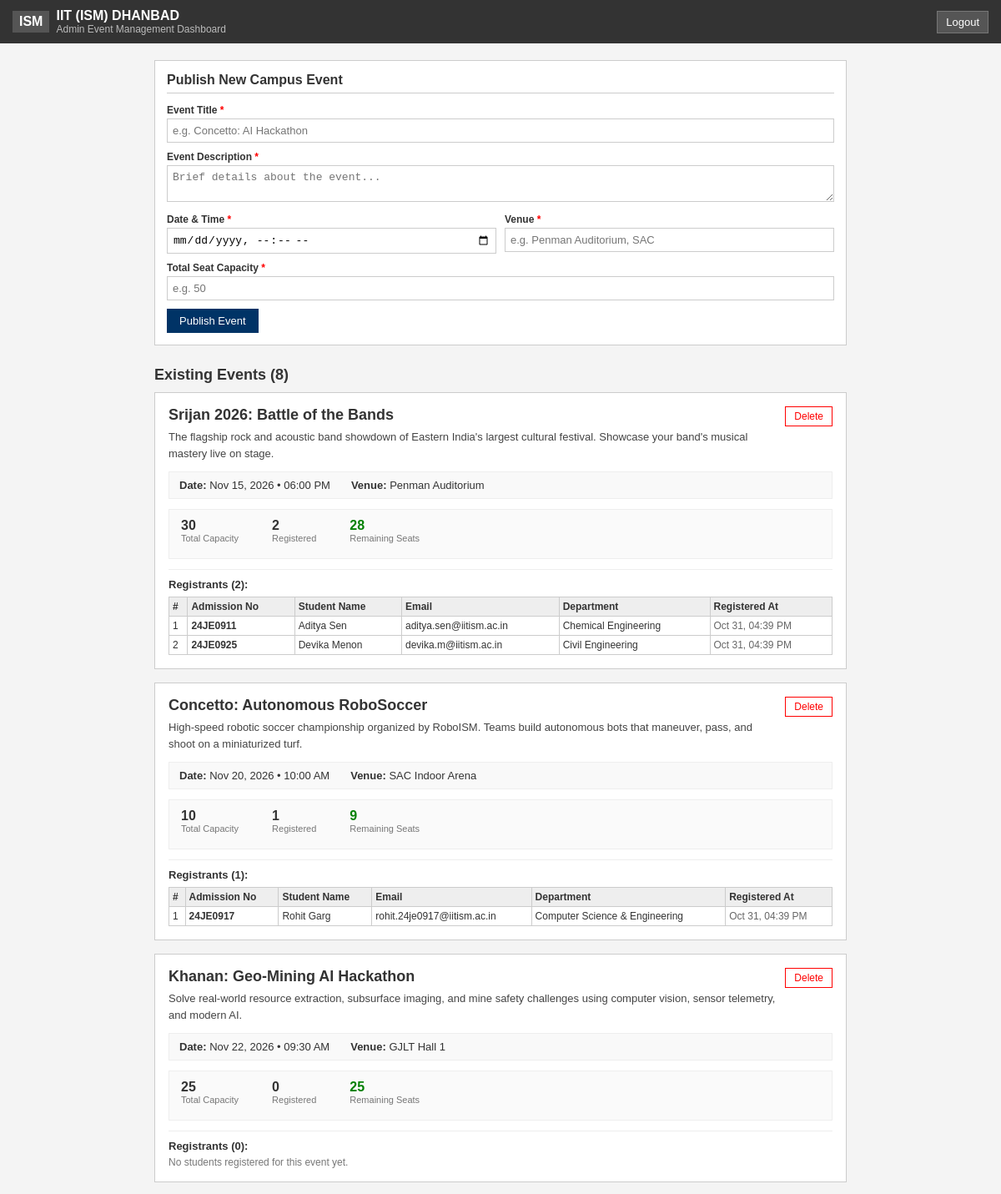
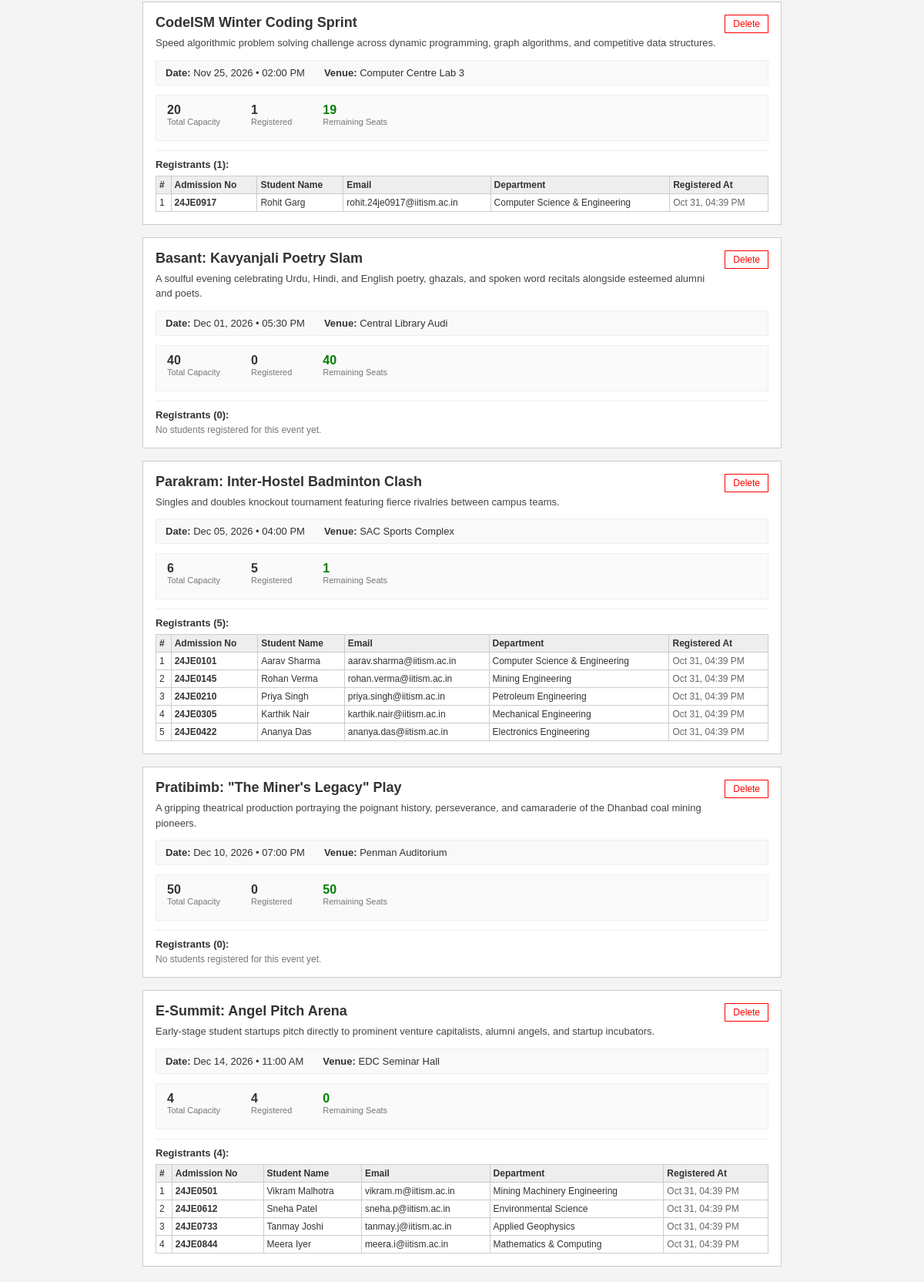
/admin.php (signed in), run on the app's committed database (2 pictures, top to bottom).
### tables this page shows
CREATE TABLE `events` (
  `id` INT AUTO_INCREMENT PRIMARY KEY,
  `title` VARCHAR(255) NOT NULL,
  `category` VARCHAR(50) NOT NULL,
  `description` TEXT NOT NULL,
  `date_time` DATETIME NOT NULL,
  `venue` VARCHAR(255) NOT NULL,
  `capacity` INT NOT NULL,
  `created_at` TIMESTAMP DEFAULT CURRENT_TIMESTAMP
);

CREATE TABLE `registrations` (
  `id` INT AUTO_INCREMENT PRIMARY KEY,
  `event_id` INT NOT NULL,
  `student_name` VARCHAR(150) NOT NULL,
  `admission_no` VARCHAR(50) NOT NULL,
  `email` VARCHAR(150) NOT NULL,
  `phone` VARCHAR(20) NOT NULL,
  `department` VARCHAR(100) NOT NULL,
  `registered_at` TIMESTAMP DEFAULT CURRENT_TIMESTAMP,
   
  CONSTRAINT `fk_registrations_event` FOREIGN KEY (`event_id`) REFERENCES `events` (`id`) ON DELETE CASCADE,
   
  CONSTRAINT `unique_event_admission` UNIQUE (`event_id`, `admission_no`),
  CONSTRAINT `unique_event_email` UNIQUE (`event_id`, `email`)
);

### admin.php (the view, shortened to what this page needs)
<?php
require_once "config/db.php";
$events = [];
try {
    $stmt = $pdo->query("
        SELECT
            e.id, e.title, e.description, e.date_time, e.venue, e.capacity,
            COUNT(r.id) AS registered_count,
            (e.capacity - COUNT(r.id)) AS remaining_seats
        FROM events e
        LEFT JOIN registrations r ON e.id = r.event_id
        GROUP BY e.id
        ORDER BY e.date_time ASC
    ");
    $events = $stmt->fetchAll();
} catch (Exception $e) {
    $events = [];
}
$registrantsByEvent = [];
try {
    $stmtReg = $pdo->query("
        SELECT event_id, student_name, admission_no, email, phone, department, registered_at
        FROM registrations
        ORDER BY registered_at ASC
    ");
    $allRegs = $stmtReg->fetchAll();
    foreach ($allRegs as $row) {
        $registrantsByEvent[$row["event_id"]][] = $row;
    }
} catch (Exception $e) {
    $registrantsByEvent = [];
}
?>
<!DOCTYPE html>
<html lang="en">
<head>
  <link rel="stylesheet" href="assets/css/style.css">
</head>
<body>
  <header class="top-bar">
    <div class="top-bar-container">
      <div class="brand-section">
        <div class="crest-badge">ISM</div>
        <div class="brand-title">
          <h1>IIT (ISM) DHANBAD</h1>
          <p>Admin Event Management Dashboard</p>
        </div>
      </div>
      <nav class="nav-actions">
        <a href="logout.php" class="btn-nav" style="text-decoration: none;">
          Logout
        </a>
      </nav>
    </div>
  </header>
  <main class="page-container" style="max-width: 860px; margin-top: 20px;">
    <div class="controls-card" style="margin-bottom: 25px;">
      <h2 style="margin-top: 0; font-size: 16px; border-bottom: 1px solid #ccc; padding-bottom: 6px;">
        Publish New Campus Event
      </h2>
      <form action="admin.php" method="post">
        <div class="form-group">
          <label for="title">Event Title <span class="req">*</span></label>
          <input type="text" class="form-control" id="title" name="title" placeholder="e.g. Concetto: AI Hackathon" required>
        </div>
        <div class="form-group">
          <label for="description">Event Description <span class="req">*</span></label>
          <textarea class="form-control" id="description" name="description" rows="2" placeholder="Brief details about the event..." required></textarea>
        </div>
        <div class="form-row-2">
          <div class="form-group">
            <label for="date_time">Date &amp; Time <span class="req">*</span></label>
            <input type="datetime-local" class="form-control" id="date_time" name="date_time" required>
          </div>
          <div class="form-group">
            <label for="venue">Venue <span class="req">*</span></label>
            <input type="text" class="form-control" id="venue" name="venue" placeholder="e.g. Penman Auditorium, SAC" required>
          </div>
        </div>
        <div class="form-group">
          <label for="capacity">Total Seat Capacity <span class="req">*</span></label>
          <input type="number" class="form-control" id="capacity" name="capacity" min="1" max="1000" placeholder="e.g. 50" required>
        </div>
        <div style="margin-top: 10px;">
          <button type="submit" class="btn-primary" style="padding: 6px 14px;">
            Publish Event
          </button>
        </div>
      </form>
    </div>
    <div class="events-section-header">
      <h2>Existing Events (<?php echo count($events); ?>)</h2>
    </div>
    <div class="events-grid">
      <?php if (empty($events)): ?>
        <p style="color: #666;">No campus events published yet.</p>
      <?php else: ?>
        <?php foreach ($events as $ev):
          $dt = new DateTime($ev["date_time"]);
          $evRegistrants = $registrantsByEvent[$ev["id"]] ?? [];
        ?>
        <div class="event-card" id="admin-event-<?php echo $ev["id"]; ?>">
          <div style="display: flex; justify-content: space-between; align-items: flex-start; gap: 10px;">
            <div>
              <h3 class="event-title"><?php echo htmlspecialchars($ev["title"]); ?></h3>
              <p class="event-desc"><?php echo htmlspecialchars($ev["description"]); ?></p>
            </div>
            <div>
              <a href="admin.php?delete=<?php echo $ev["id"]; ?>"
                 onclick="return confirm('Are you sure you want to delete this event? All its registrations will be deleted too.');"
                 class="btn-cancel-reg"
                 style="text-decoration: none; display: inline-block; padding: 4px 10px; font-size: 12px; white-space: nowrap;">
                Delete
              </a>
            </div>
          </div>
          <div class="event-meta-list">
            <div class="meta-item">
              <span><strong>Date:</strong> <?php echo $dt->format("M d, Y • h:i A"); ?></span>
            </div>
            <div class="meta-item">
              <span><strong>Venue:</strong> <?php echo htmlspecialchars($ev["venue"]); ?></span>
            </div>
          </div>
          <div class="seat-capacity-block">
            <div class="seat-stats-row">
              <div class="stat-seat-col">
                <div class="val"><?php echo intval($ev["capacity"]); ?></div>
                <div class="lbl">Total Capacity</div>
              </div>
              <div class="stat-seat-col">
                <div class="val"><?php echo intval($ev["registered_count"]); ?></div>
                <div class="lbl">Registered</div>
              </div>
              <div class="stat-seat-col highlight-remaining">
                <div class="val"><?php echo max(0, intval($ev["remaining_seats"])); ?></div>
                <div class="lbl">Remaining Seats</div>
              </div>
            </div>
          </div>
          <div style="margin-top: 10px; border-top: 1px solid #eee; padding-top: 8px;">
            <strong style="font-size: 13px;">Registrants (<?php echo count($evRegistrants); ?>):</strong>
            <?php if (empty($evRegistrants)): ?>
              <p style="font-size: 12px; color: #777; margin: 4px 0 0;">No students registered for this event yet.</p>
            <?php else: ?>
              <table style="width: 100%; font-size: 12px; margin-top: 6px; border-collapse: collapse;">
                <thead>
                  <tr style="background: #f5f5f5; text-align: left; border-bottom: 1px solid #ddd;">
                    <th style="padding: 4px;">#</th>
                    <th style="padding: 4px;">Admission No</th>
                    <th style="padding: 4px;">Student Name</th>
                    <th style="padding: 4px;">Email</th>
                    <th style="padding: 4px;">Department</th>
                    <th style="padding: 4px;">Registered At</th>
                  </tr>
                </thead>
                <tbody>
                  <?php foreach ($evRegistrants as $idx => $r):
                    $rDt = new DateTime($r["registered_at"]);
                  ?>
                  <tr style="border-bottom: 1px solid #eee;">
                    <td style="padding: 4px;"><?php echo ($idx + 1); ?></td>
                    <td style="padding: 4px; font-weight: bold;"><?php echo htmlspecialchars($r["admission_no"]); ?></td>
                    <td style="padding: 4px;"><?php echo htmlspecialchars($r["student_name"]); ?></td>
                    <td style="padding: 4px;"><?php echo htmlspecialchars($r["email"]); ?></td>
                    <td style="padding: 4px;"><?php echo htmlspecialchars($r["department"]); ?></td>
                    <td style="padding: 4px; color: #666;"><?php echo $rDt->format("M d, h:i A"); ?></td>
                  </tr>
                  <?php endforeach; ?>
                </tbody>
              </table>
            <?php endif; ?>
          </div>
        </div>
        <?php endforeach; ?>
      <?php endif; ?>
    </div>
  </main>
</body>
</html>

### assets/css/style.css (style rules this page uses)
* { box-sizing: border-box; }
body { font-family: Arial, sans-serif; margin: 0; padding: 0; background: #f4f4f4; color: #333; }
.top-bar { background: #333; color: #fff; padding: 10px 15px; }
.top-bar-container { display: flex; justify-content: space-between; align-items: center; flex-wrap: wrap; gap: 10px; }
.brand-section { display: flex; align-items: center; gap: 8px; }
.crest-badge { background: #555; color: #fff; padding: 4px 8px; font-weight: bold; }
.brand-title h1 { margin: 0; font-size: 16px; }
.brand-title p { margin: 0; font-size: 12px; color: #bbb; }
.nav-actions { display: flex; gap: 8px; }
.btn-nav { background: #555; color: #fff; border: 1px solid #777; padding: 5px 10px; cursor: pointer; font-size: 13px; }
.page-container, .main-wrapper { max-width: 860px; margin: 20px auto; padding: 0 15px; }
.controls-card { background: #fff; border: 1px solid #ccc; padding: 14px; margin-bottom: 15px; }
.events-section-header { display: flex; justify-content: space-between; align-items: center; margin-bottom: 10px; }
.events-section-header h2 { font-size: 18px; margin: 0; }
.events-grid { display: flex; flex-direction: column; gap: 16px; }
.event-card { background: #fff; border: 1px solid #ccc; padding: 16px; width: 100%; }
.event-title { font-size: 18px; margin: 0 0 6px; }
.event-desc { font-size: 13px; color: #444; margin: 0 0 12px; line-height: 1.5; }
.event-meta-list { background: #f9f9f9; border: 1px solid #eee; padding: 8px 12px; margin-bottom: 12px; font-size: 13px; display: flex; gap: 25px; flex-wrap: wrap; }
.meta-item { margin: 0; }
.seat-capacity-block { border: 1px solid #eee; padding: 10px 14px; margin-bottom: 12px; background: #fafafa; }
.seat-stats-row { display: flex; gap: 40px; margin-bottom: 8px; }
.stat-seat-col .val { font-size: 16px; font-weight: bold; }
.stat-seat-col.highlight-remaining .val { color: green; }
.stat-seat-col .lbl { font-size: 11px; color: #777; }
button { cursor: pointer; padding: 6px 12px; font-size: 13px; }
.btn-primary, .btn-register { background: #003366; color: #fff; border: 1px solid #003366; }
.btn-cancel-reg { background: #fff; color: red; border: 1px solid red; }
.form-group { margin-bottom: 10px; }
.form-group label { display: block; font-size: 12px; font-weight: bold; margin-bottom: 3px; }
.form-control { width: 100%; padding: 6px; border: 1px solid #ccc; font-size: 13px; }
.form-row-2 { display: grid; grid-template-columns: 1fr 1fr; gap: 10px; }
.req { color: red; }
table { width: 100%; border-collapse: collapse; margin-top: 10px; font-size: 13px; }
table, th, td { border: 1px solid #ccc; }
th, td { padding: 6px 8px; text-align: left; }
th { background: #eee; }

### data on the page
events: title "Srijan 2026: Battle of the Bands", description "The flagship rock and acoustic band showdown of Eastern India's largest cultural festival. Showcase your band's musical mastery live on stage.", date_time "Nov 15, 2026 • 06:00 PM", venue "Penman Auditorium", capacity "30", registered_count "2", max(0, intval($ev["remaining_seats"])) "28", id "2"
registrations: admission_no "24JE0911", student_name "Aditya Sen", email "aditya.sen@iitism.ac.in", department "Chemical Engineering", registered_at "Oct 31, 04:39 PM"
registrations: admission_no "24JE0925", student_name "Devika Menon", email "devika.m@iitism.ac.in", department "Civil Engineering", registered_at "Oct 31, 04:39 PM"
events: title "Concetto: Autonomous RoboSoccer", description "High-speed robotic soccer championship organized by RoboISM. Teams build autonomous bots that maneuver, pass, and shoot on a miniaturized turf.", date_time "Nov 20, 2026 • 10:00 AM", venue "SAC Indoor Arena", capacity "10", registered_count "1", max(0, intval($ev["remaining_seats"])) "9", id "1"
registrations: admission_no "24JE0917", student_name "Rohit Garg", email "rohit.24je0917@iitism.ac.in", department "Computer Science & Engineering", registered_at "Oct 31, 04:39 PM"
events: title "Khanan: Geo-Mining AI Hackathon", description "Solve real-world resource extraction, subsurface imaging, and mine safety challenges using computer vision, sensor telemetry, and modern AI.", date_time "Nov 22, 2026 • 09:30 AM", venue "GJLT Hall 1", capacity "25", registered_count "0", max(0, intval($ev["remaining_seats"])) "25", id "0", shows "No students registered for this event yet."
events: title "CodeISM Winter Coding Sprint", description "Speed algorithmic problem solving challenge across dynamic programming, graph algorithms, and competitive data structures.", date_time "Nov 25, 2026 • 02:00 PM", venue "Computer Centre Lab 3", capacity "20", registered_count "1", max(0, intval($ev["remaining_seats"])) "19", id "1"
registrations: admission_no "24JE0917", student_name "Rohit Garg", email "rohit.24je0917@iitism.ac.in", department "Computer Science & Engineering", registered_at "Oct 31, 04:39 PM"
events: title "Basant: Kavyanjali Poetry Slam", description "A soulful evening celebrating Urdu, Hindi, and English poetry, ghazals, and spoken word recitals alongside esteemed alumni and poets.", date_time "Dec 01, 2026 • 05:30 PM", venue "Central Library Audi", capacity "40", registered_count "0", max(0, intval($ev["remaining_seats"])) "40", id "0", shows "No students registered for this event yet."
events: title "Parakram: Inter-Hostel Badminton Clash", description "Singles and doubles knockout tournament featuring fierce rivalries between campus teams.", date_time "Dec 05, 2026 • 04:00 PM", venue "SAC Sports Complex", capacity "6", registered_count "5", max(0, intval($ev["remaining_seats"])) "1", id "5"
registrations: admission_no "24JE0101", student_name "Aarav Sharma", email "aarav.sharma@iitism.ac.in", department "Computer Science & Engineering", registered_at "Oct 31, 04:39 PM"
registrations: admission_no "24JE0145", student_name "Rohan Verma", email "rohan.verma@iitism.ac.in", department "Mining Engineering", registered_at "Oct 31, 04:39 PM"
registrations: admission_no "24JE0210", student_name "Priya Singh", email "priya.singh@iitism.ac.in", department "Petroleum Engineering", registered_at "Oct 31, 04:39 PM"
registrations: admission_no "24JE0305", student_name "Karthik Nair", email "karthik.nair@iitism.ac.in", department "Mechanical Engineering", registered_at "Oct 31, 04:39 PM"
registrations: admission_no "24JE0422", student_name "Ananya Das", email "ananya.das@iitism.ac.in", department "Electronics Engineering", registered_at "Oct 31, 04:39 PM"
events: title "Pratibimb: \"The Miner's Legacy\" Play", description "A gripping theatrical production portraying the poignant history, perseverance, and camaraderie of the Dhanbad coal mining pioneers.", date_time "Dec 10, 2026 • 07:00 PM", venue "Penman Auditorium", capacity "50", registered_count "0", max(0, intval($ev["remaining_seats"])) "50", id "0", shows "No students registered for this event yet."
events: title "E-Summit: Angel Pitch Arena", description "Early-stage student startups pitch directly to prominent venture capitalists, alumni angels, and startup incubators.", date_time "Dec 14, 2026 • 11:00 AM", venue "EDC Seminar Hall", capacity "4", registered_count "4", max(0, intval($ev["remaining_seats"])) "0", id "4"
registrations: admission_no "24JE0501", student_name "Vikram Malhotra", email "vikram.m@iitism.ac.in", department "Mining Machinery Engineering", registered_at "Oct 31, 04:39 PM"
registrations: admission_no "24JE0612", student_name "Sneha Patel", email "sneha.p@iitism.ac.in", department "Environmental Science", registered_at "Oct 31, 04:39 PM"
registrations: admission_no "24JE0733", student_name "Tanmay Joshi", email "tanmay.j@iitism.ac.in", department "Applied Geophysics", registered_at "Oct 31, 04:39 PM"
registrations: admission_no "24JE0844", student_name "Meera Iyer", email "meera.i@iitism.ac.in", department "Mathematics & Computing", registered_at "Oct 31, 04:39 PM"

### other printed values
count($events) "8"
